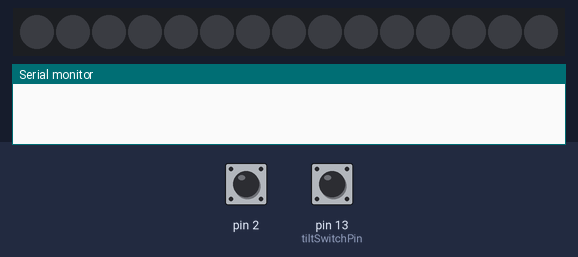
Recording of a sketch running on a simulated Arduino Uno, built with avr-gcc and run on an emulated ATmega328P. Parts: 15 RGB LEDs in strip order, left to right, the last lines printed to the serial monitor. The test bench sets the inputs (shaded band); at power-on: pin 2 HIGH, pin 13 (tiltSwitchPin) HIGH. Dim RGB values are drawn brighter than linear; random numbers use the default seed unless the sketch sets one.

Above: at 1.2 s.
1.3 s: pin 2 pulled LOW for 3.2 s
At 5.6 s:
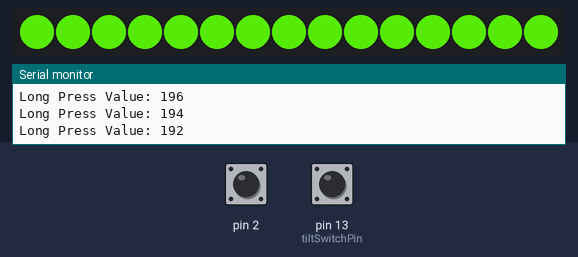
6.0 s: pin 13 (tiltSwitchPin) pulled LOW for 0.15 s
7.6 s: pin 2 pulled LOW for 0.15 s
9.2 s: pin 2 pulled LOW for 1 s
At 11.4 s:
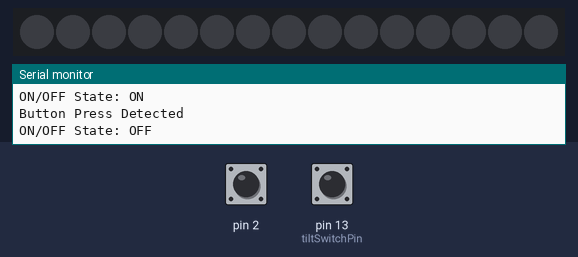
11.7 s: pin 2 driven LOW and pin 13 (tiltSwitchPin) driven LOW
At 11.85 s:
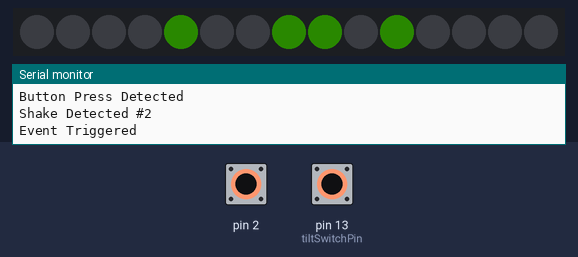
14.7 s: pin 13 (tiltSwitchPin) driven HIGH
At 17.3 s:
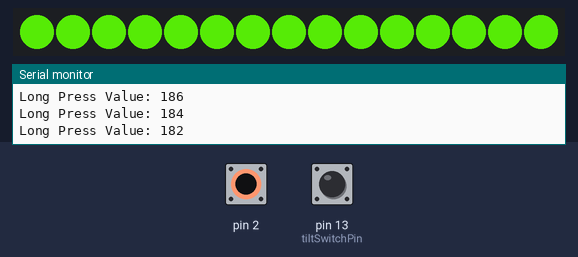
Timing chart, 0 to 18.7 s (numbered marks = the images above; inputs shaded):
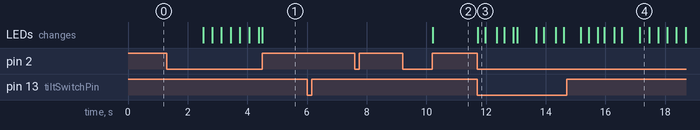

The sketch:

nightLightV0.1.ino
```cpp
#include <CapacitiveSensor.h>
#include <Adafruit_NeoPixel.h>

#define PIN 6
#define numPixels 15
#define FADE_DELAY 4 // Time delay for each step in the fade effect
#define FADE_STEPS 25 // Number of steps to reach full brightness

Adafruit_NeoPixel strip = Adafruit_NeoPixel(numPixels, PIN, NEO_GRB + NEO_KHZ800);

// Capacitive sensor setup
CapacitiveSensor cs_4_2 = CapacitiveSensor(4, 2); // 1M resistor between pins 4 & 2, pin 2 is sensor pin

const long pressThreshold = 300; // Threshold for considering a press
const unsigned long longPressDuration = 1200; // Duration threshold for a long press (in milliseconds)
const unsigned long debounceTime = 50; // Debounce time (in milliseconds)
const unsigned long incrementInterval = 8; // Interval for incrementing longPressValue (in milliseconds)
const unsigned long fireflyDuration = 5000; // Duration for the firefly effect (in milliseconds)

bool buttonState = false; // Current state of the button
bool lastButtonState = false; // Previous state of the button
unsigned long buttonPressStartTime = 0; // Time when the button press started
bool longPressDetected = false; // Flag to indicate if a long press has been detected
unsigned long lastIncrementTime = 0; // Time of the last increment

// Tilt switch setup
const int tiltSwitchPin = 13; // Pin for the tilt switch
unsigned long lastShakeTime = 0; // Time of the last shake
const unsigned long shakeDebounceTime = 200; // Debounce time for shake detection

const int requiredShakes = 2; // Number of consecutive LOW readings required to detect a shake
int shakeCount = 0; // Counter for consecutive LOW readings
int shakeNumber = 0; // Counter for the total number of shakes detected

// Variables for button state and long press mode
bool isOn = false; // ON/OFF state for the short press
int longPressValue = 150; // Variable to increase from 0 to 255
int incrementAmount = 2; // Amount to increment the long press value

// Function prototypes
void handleButtonPress();
void handleLongPress();
void handleTiltSwitch();
void updateNeoPixelBrightness();
void turnOffNeoPixel();
void fireflyLightShow();

void setup() {
    Serial.begin(9600);
    pinMode(tiltSwitchPin, INPUT_PULLUP); // Set tilt switch pin as input with internal pull-up resistor
    cs_4_2.set_CS_AutocaL_Millis(0xFFFFFFFF); // Turn off auto-calibrate for capacitive sensor

    strip.begin(); // Initialize the NeoPixel strip
    strip.show(); // Initialize all pixels to 'off'
}

void loop() {
    handleButtonPress();
    handleLongPress();
    handleTiltSwitch();
    delay(10); // Short delay to avoid flooding the serial port
}

void handleButtonPress() {
    long sensorValue = cs_4_2.capacitiveSensor(10);

    if (sensorValue > pressThreshold) {
        if (!buttonState && (millis() - buttonPressStartTime > debounceTime)) {
            buttonState = true;
            buttonPressStartTime = millis();
            longPressDetected = false; // Reset the long press flag when a new press starts
            Serial.println("Button Press Detected");
        }

        if (buttonState && !longPressDetected && (millis() - buttonPressStartTime >= longPressDuration)) {
            Serial.print("Long Press Detected, Sensor Value: ");
            Serial.println(sensorValue);
            longPressDetected = true; // Set the flag to indicate that a long press has been detected
            lastIncrementTime = millis(); // Initialize the last increment time
        }
    } else {
        if (buttonState) {
            buttonState = false;
            unsigned long pressDuration = millis() - buttonPressStartTime;
            if (pressDuration < longPressDuration) {
                isOn = !isOn; // Toggle the ON/OFF state
                Serial.print("ON/OFF State: ");
                Serial.println(isOn ? "ON" : "OFF");

                // Toggle NeoPixel strip on/off
                if (isOn) {
                    // Turn on NeoPixel strip with current brightness
                    updateNeoPixelBrightness();
                } else {
                    // Turn off NeoPixel strip
                    turnOffNeoPixel();
                }
            }
            buttonPressStartTime = millis(); // Reset the start time for the next press
        }
        longPressDetected = false; // Reset the long press detection flag if button is released
    }
}

void handleLongPress() {
    if (longPressDetected) {
        unsigned long currentTime = millis();
        if (currentTime - lastIncrementTime >= incrementInterval) {
            longPressValue += incrementAmount; // Increase the value by incrementAmount

            if (longPressValue >= 255 || longPressValue <= 30) {
                incrementAmount = -incrementAmount; // Reverse the direction when reaching the limits
                longPressValue += incrementAmount; // Correct the value after reversing direction
            }

            Serial.print("Long Press Value: ");
            Serial.println(longPressValue); // Print the incremented long press value

            // Update NeoPixel brightness
            updateNeoPixelBrightness();
            lastIncrementTime = currentTime; // Update the time of the last increment
        }
    }
}

void handleTiltSwitch() {
    if (digitalRead(tiltSwitchPin) == LOW) {
        shakeCount++;
        if (shakeCount >= requiredShakes) {
            if (millis() - lastShakeTime > shakeDebounceTime) {
                shakeNumber++; // Increment the shake number
                Serial.print("Shake Detected #");
                Serial.println(shakeNumber);
                lastShakeTime = millis(); // Update the last shake time

                // Trigger event if short press or long press detected with a shake
                if (longPressDetected || (cs_4_2.capacitiveSensor(10) > pressThreshold && !longPressDetected)) {
                    Serial.println("Event Triggered");

                    // Firefly light show
                    fireflyLightShow();
                }
            }
            shakeCount = 0; // Reset the shake count after detecting a shake
        }
    } else {
        shakeCount = 0; // Reset the shake count if no consecutive LOW readings
    }
}

void updateNeoPixelBrightness() {
    int brightness = map(longPressValue, 0, 255, 0, 255); // Map longPressValue to 0-255 range
    for (int i = 0; i < numPixels; i++) {
        // Set all pixels to a more refined golden color with varying brightness using HSV
        strip.setPixelColor(i, strip.ColorHSV(18000, 248, brightness)); // Warm yellow color
    }
    strip.show(); // Apply the brightness change
}

void turnOffNeoPixel() {
    for (int i = 0; i < numPixels; i++) {
        strip.setPixelColor(i, strip.Color(0, 0, 0));
    }
    strip.show(); // Apply the change
}

void fireflyLightShow() {
    unsigned long eventStartTime = millis();
    while (millis() - eventStartTime < fireflyDuration) {
// Randomly select four different LEDs to light up
  int pixelIndices[4];
  for (int i = 0; i < 4; ++i) {
    pixelIndices[i] = random(numPixels);
    // Ensure all indices are unique
    for (int j = 0; j < i; ++j) {
      if (pixelIndices[i] == pixelIndices[j]) {
        i--; // Retry to ensure uniqueness
        break;
      }
    }
  }

  // Warm yellow hue value (approximately 18000), saturation of 250
  uint16_t hue = 18000;
  uint8_t saturation = 250;

  // Fade the LEDs on and off
  for (int step = 0; step <= FADE_STEPS; ++step) {
    int brightness = map(step, 0, FADE_STEPS, 0, 255);
    for (int i = 0; i < 4; ++i) {
      uint32_t color = strip.ColorHSV(hue, saturation, brightness);
      strip.setPixelColor(pixelIndices[i], color);
    }
    strip.show();
    delay(FADE_DELAY);
  }

  for (int step = FADE_STEPS; step >= 0; --step) {
    int brightness = map(step, 0, FADE_STEPS, 0, 255);
    for (int i = 0; i < 4; ++i) {
      uint32_t color = strip.ColorHSV(hue, saturation, brightness);
      strip.setPixelColor(pixelIndices[i], color);
    }
    strip.show();
    delay(FADE_DELAY);
  }

  // Wait for a random time before repeating the fade
  delay(random(100, 800));
    }
}
```

Measured:
- after the input at 1.3 s, the LEDs: first change after 1.2 s (image 1 shows a later state)
- after the input at 9.2 s, the LEDs: change after 1.0 s (image 2)
- after the input at 11.7 s, the LEDs: change at once (image 3)
